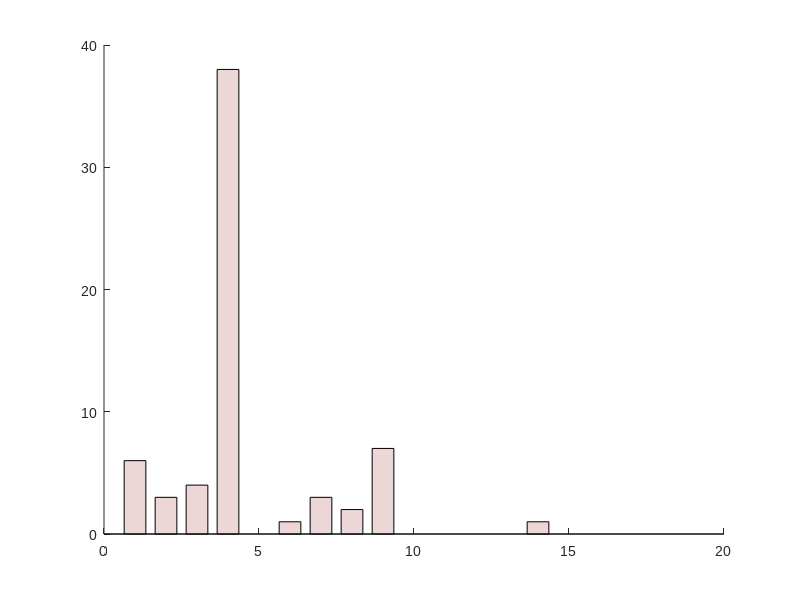

Source code (MATLAB): (Note: this script raises an error after producing the figure.)

load('mle_mat_all.mat')

n_model = size(mle_mat_all,2);

mle_mat_all(4,:) = nan(1,n_model);
mle_mat_all(32,:) = nan(1,n_model);
mle_mat_all(36,:) = nan(1,n_model);

BIC_all = 2*mle_mat_all + log(400).*[3, 5, 5, 7,    5, 7, 7, 9,     8, 10, 10, 12]; %mle is NLL

[highest_acc_pp,best_model_ind_pp] = min(BIC_all,[],2);
[val]=hist(best_model_ind_pp,1:1:n_model);

% Legend
legend_all{1} = 'thompson';
legend_all{2} = 'thompson + \epsilon';
legend_all{3} = 'thompson + \eta';
legend_all{4} = 'thompson + \epsilon + \eta';

legend_all{5} = 'UCB';
legend_all{6} = 'UCB + \epsilon';
legend_all{7} = 'UCB + \eta';
legend_all{8} = 'UCB + \epsilon + \eta';

legend_all{9} = 'hybrid';
legend_all{10} = 'hybrid + \epsilon';
legend_all{11} = 'hybrid + \eta';
legend_all{12} = 'hybrid + \epsilon + \eta';

% Figure
figure('Color','w');
set(gcf,'Unit','centimeters','OuterPosition',[0 0 10 10]);
set(gca,'FontName','Arial','FontSize',10)
hold on

col_(1,:) = [0.925490200519562 0.839215695858002 0.839215695858002];

x = 1:n_model+2;
x =[x(1:1+3), x(6:6+3), x(11:11+3)];

b = bar(x,val,'FaceColor',col_(1,:),'BarWidth',.7);  hold on;

txt_val = val';
ind_notnul = find(val~=0);

text(x(ind_notnul),val(ind_notnul),num2str(txt_val(ind_notnul)),'vert','bottom','horiz','center'); 
box off

ylabel('Number of subjects','FontName','Arial','Fontweight','bold','FontSize',11);
set(gca,'YTick',0:10:100)
ylim([0  39])

xticks(1:n_model+2);
xticklabels([legend_all(1:1+3),{''}, legend_all(5:5+3),{''},legend_all(9:9+3)]);
xlim([0,n_model+3])

xtickangle(45)

% Export
addpath('../../export_fig')
export_fig(['./fig/Fig_model_comparison_BIC_per_pp.png'],'-nocrop','-r200')
